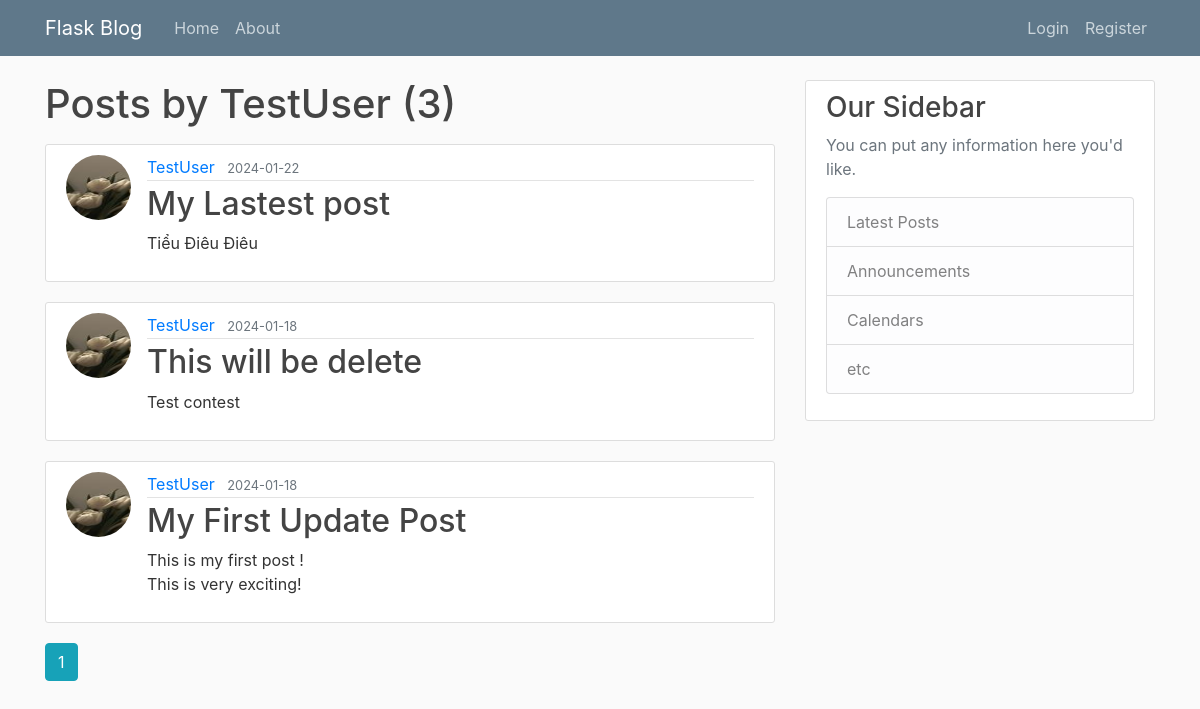
Page /user/TestUser on the committed database.
### flaskblog/models.py (models this page shows, shortened)
class User(db.Model, UserMixin):
    id = db.Column(db.Integer, primary_key=True)
    username = db.Column(db.String(20), unique=True, nullable=False)
    email = db.Column(db.String(120), unique=True, nullable=False)
    image_file = db.Column(db.String(20), nullable=False, default='default.jpg')
    password = db.Column(db.String(60), nullable=False)
    posts = db.relationship('Post', backref='author', lazy=True)

class Post(db.Model):
    id = db.Column(db.Integer, primary_key=True)
    title = db.Column(db.String(100), nullable=False)
    date_posted = db.Column(db.DateTime, nullable=False, default=datetime.utcnow)
    content = db.Column(db.Text, nullable=False)
    user_id = db.Column(db.Integer, db.ForeignKey('user.id'), nullable=False)

### flaskblog/users/routes.py (the view)
@users.route("/user/<string:username>")
def user_posts(username):
    page = request.args.get('page', 1, type=int)
    user = User.query.filter_by(username=username).first_or_404()
    posts = Post.query.filter_by(author=user)\
        .order_by(Post.date_posted.desc())\
        .paginate(page=page, per_page=5)
    return render_template('user_posts.html', posts=posts, user=user)

### flaskblog/templates/user_posts.html
{% extends "layout.html" %}
{% block content %}
    <h1 class="mb-3">Posts by {{ user.username }} ({{ posts.total }})</h1>
    {% for post in posts.items %}
        <article class="media content-section">
          <img class="rounded-circle article-img" src="{{ url_for('static', filename='profile_pics/' + post.author.image_file) }}">
          <div class="media-body">
            <div class="article-metadata">
              <a class="mr-2" href="{{ url_for('users.user_posts', username=post.author.username) }}">{{ post.author.username }}</a>
              <small class="text-muted">{{ post.date_posted.strftime('%Y-%m-%d') }}</small>
            </div>
            <h2><a class="article-title" href="{{ url_for('posts.post', post_id=post.id) }}">{{ post.title }}</a></h2>
            <p class="article-content">{{ post.content }}</p>
          </div>
        </article>
    {% endfor %}
    {% for page_num in posts.iter_pages(left_edge=1, right_edge=1, left_current=1, right_current=2) %}
      {% if page_num %}
        {% if posts.page == page_num %}
          <a class="btn btn-info mb-4" href="{{ url_for('users.user_posts', username=user.username, page=page_num) }}">{{ page_num }}</a>
        {% else %}
          <a class="btn btn-outline-info mb-4" href="{{ url_for('users.user_posts', username=user.username, page=page_num) }}">{{ page_num }}</a>
        {% endif %}
      {% else %}
        ...
      {% endif %}
    {% endfor %}
{% endblock content %}

### flaskblog/templates/layout.html (shortened to what this page needs)
<!DOCTYPE html>
<html>
<head>
    <link rel="stylesheet" href="https://maxcdn.bootstrapcdn.com/bootstrap/4.0.0/css/bootstrap.min.css">
    <link rel="stylesheet" type="text/css" href="{{ url_for('static', filename='main.css') }}">
</head>
<body>
    <header class="site-header">
      <nav class="navbar navbar-expand-md navbar-dark bg-steel fixed-top">
        <div class="container">
          <a class="navbar-brand mr-4" href="/">Flask Blog</a>
          <div class="collapse navbar-collapse" id="navbarToggle">
            <div class="navbar-nav mr-auto">
              <a class="nav-item nav-link" href="{{ url_for('main.home') }}">Home</a>
              <a class="nav-item nav-link" href="{{ url_for('main.about') }}">About</a>
            </div>
            <div class="navbar-nav">
              {% if current_user.is_authenticated %}
                <a class="nav-item nav-link" href="{{ url_for('posts.new_post') }}">New Post</a>
                <a class="nav-item nav-link" href="{{ url_for('users.account') }}">Account</a>
                <a class="nav-item nav-link" href="{{ url_for('users.logout') }}">Logout</a>
              {% else %}
                <a class="nav-item nav-link" href="{{ url_for('users.login') }}">Login</a>
                <a class="nav-item nav-link" href="{{ url_for('users.register') }}">Register</a>
              {% endif %}
            </div>
          </div>
        </div>
      </nav>
    </header>
    <main role="main" class="container">
      <div class="row">
        <div class="col-md-8">
          {% block content %}{% endblock %}
        </div>
        <div class="col-md-4">
          <div class="content-section">
            <h3>Our Sidebar</h3>
            <p class='text-muted'>You can put any information here you'd like.
              <ul class="list-group">
                <li class="list-group-item list-group-item-light">Latest Posts</li>
                <li class="list-group-item list-group-item-light">Announcements</li>
                <li class="list-group-item list-group-item-light">Calendars</li>
                <li class="list-group-item list-group-item-light">etc</li>
              </ul>
            </p>
          </div>
        </div>
      </div>
    </main>
</body>
</html>

### flaskblog/static/main.css (style rules this page uses)
body { background: #fafafa; color: #333333; margin-top: 5rem; }
h1, h2, h3, h4, h5, h6 { color: #444444; }
.bg-steel { background-color: #5f788a; }
.site-header .navbar-nav .nav-link { color: #cbd5db; }
.content-section { background: #ffffff; padding: 10px 20px; border: 1px solid #dddddd; border-radius: 3px; margin-bottom: 20px; }
.article-title { color: #444444; }
.article-content { white-space: pre-line; }
.article-img { height: 65px; width: 65px; margin-right: 16px; }
.article-metadata { padding-bottom: 1px; margin-bottom: 4px; border-bottom: 1px solid #e3e3e3 }

### rows in the picture
User: username "TestUser"
Post: image_file (picture), author.username "TestUser", date_posted "2024-01-22", title "My Lastest post", content "Tiểu Điêu Điêu"
Post: image_file (picture), author.username "TestUser", date_posted "2024-01-18", title "This will be delete", content "Test contest"
Post: image_file (picture), author.username "TestUser", date_posted "2024-01-18", title "My First Update Post", content "This is my first post ! This is very exciting!"

### other values in the picture
{{ posts.total }} "3"
{{ page_num }} "1"
